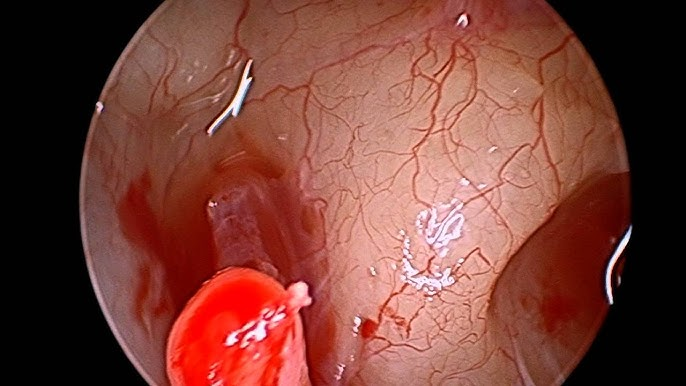
%> input picture your_endoscopic_image.jpg, 686 x 386 px
$ octave starter_script.m   (GNU Octave 9; MATLAB toolbox functions it lacks are replaced by stand-ins)
%> lines starting %> are read from the running program, lines starting %| are printed output that depends on the picture; in (x1, y1, x2, y2) boxes, pixels count from 0 and x2, y2 are one past the last pixel; in counts of white or black regions, pixels touching at a corner belong together; the program's own positions count from 1
% --- HUE EXPANSION SCRIPT ---
%
% This script takes a narrow band of hues from an input image and expands
% them across the entire hue spectrum. Other pixels are desaturated.

% close open windows and clear workspace
clear; close all;

% 1. LOAD THE IMAGE AND CONVERT TO HSV
% ======================================
try
    originalRGB = imread('your_endoscopic_image.jpg'); % Change to your image file
%> originalRGB is the input picture: size 386x686x3 uint8; mean R, G, B 121.4, 65.2, 55.9
catch
    disp('Cannot find image file. Using a sample image instead.');
    originalRGB = imread('peppers.png'); % A good sample image with lots of red
end

originalHSV = rgb2hsv(originalRGB);
%> originalHSV: size 386x686x3 double; mean H, S, V 0.0802, 0.445, 0.476

% Separate the H, S, V channels for easier manipulation
H = originalHSV(:,:,1);
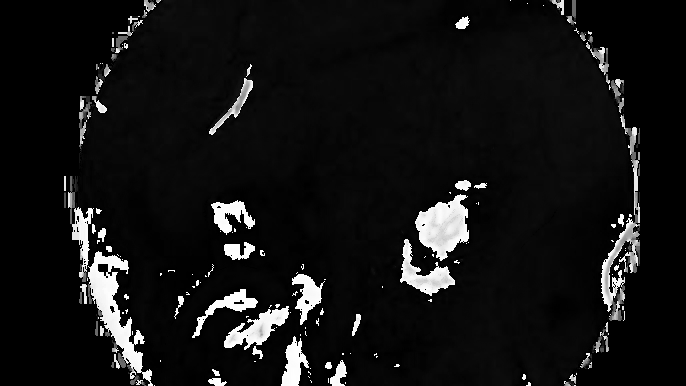
%> H: size 386x686 double; min 0, max 0.999, mean 0.0802
S = originalHSV(:,:,2);
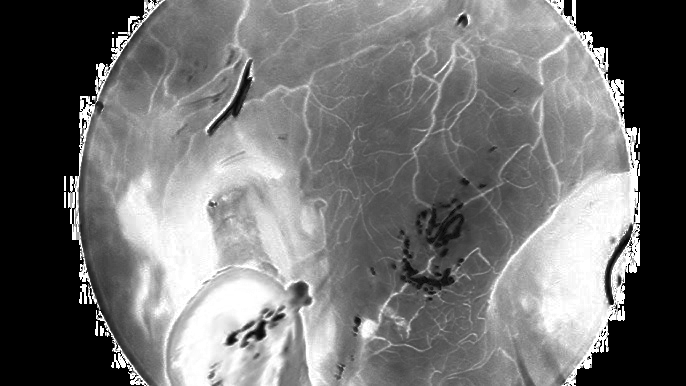
%> S: size 386x686 double; min 0, max 1, mean 0.445
V = originalHSV(:,:,3);
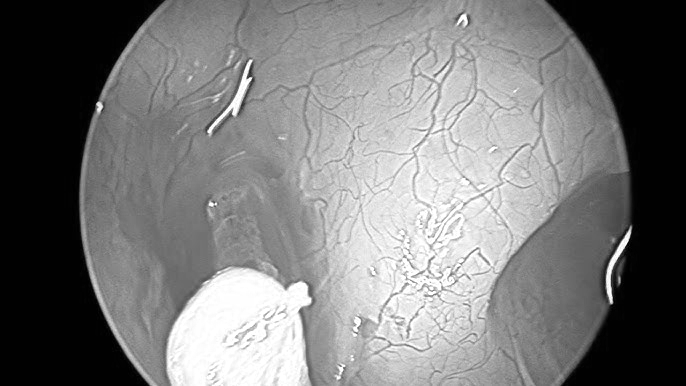
%> V: size 386x686 double; min 0, max 1, mean 0.476

% 2. DEFINE THE TARGET HUE RANGE AND OTHER THRESHOLDS
% ====================================================
% These are the "knobs" you'd want in a GUI for Dr. Snyderman.

% --- Define the Red Range (wraps around 0/1) ---
% Hues are 0-1. Red is at the beginning and end of this range.
hue_center = 0; % 0 corresponds to red
hue_width = 0.1; % We'll capture hues +/- 0.1 from the center

% --- Define minimum saturation/value to be considered ---
% This avoids amplifying noise in near-black or near-white areas.
saturation_threshold = 0.2;
value_threshold = 0.2;

% 3. CREATE THE LOGICAL MASK
% ============================
% Find all pixels that are "red enough" and not too dark/pale.

% Handle the hue wrap-around for red
lower_bound = mod(hue_center - hue_width + 1, 1);
upper_bound = mod(hue_center + hue_width, 1);

if lower_bound > upper_bound
    % This means the range crosses the 0/1 boundary (e.g., 0.9 to 0.1)
    mask = (H >= lower_bound | H <= upper_bound) & ...
           (S >= saturation_threshold) & ...
           (V >= value_threshold);
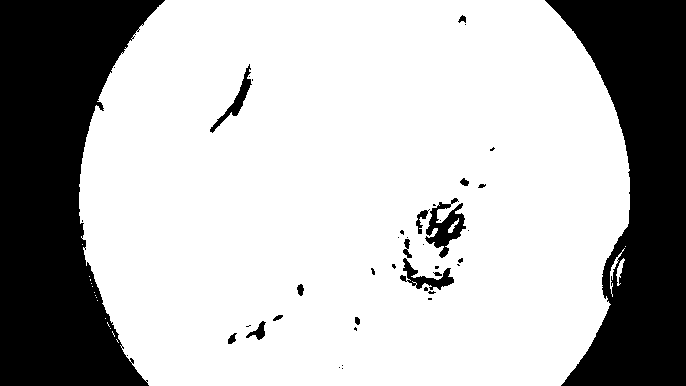
%> mask: size 386x686 logical; 71.6% white; 43 black regions (27 under 20 px), largest, box (x1, y1, x2, y2) and area: (0, 0, 165, 386) 40466, (545, 0, 686, 386) 31601, (425, 198, 466, 258) 1071
else
    % This means the range is contiguous (e.g., 0.4 to 0.6 for green)
    mask = (H >= lower_bound & H <= upper_bound) & ...
           (S >= saturation_threshold) & ...
           (V >= value_threshold);
end


% 4. PROCESS THE PIXELS
% =====================
% Create new H and S channels to hold the modified data
H_new = H;
S_new = S;

% --- A) Handle the pixels OUTSIDE the mask ---
% Desaturate them by setting their saturation to 0.
S_new(~mask) = 0;
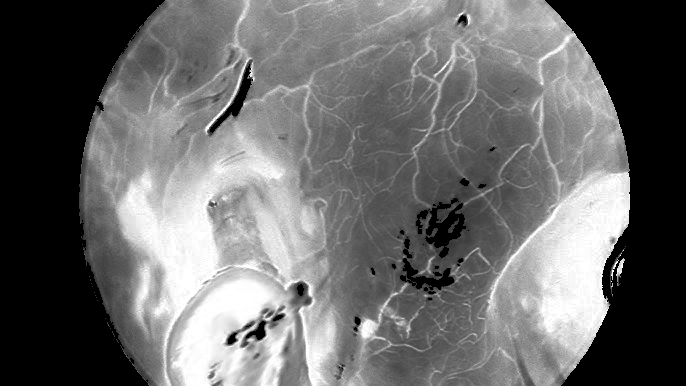
%> S_new: size 386x686 double; 4.46% of pixels changed, all inside (x1, y1, x2, y2) = (64, 0, 640, 386)

% --- B) Handle the pixels INSIDE the mask ---
% Get the hue values of only the target pixels
target_hues = H(mask);

% Remap the hues to expand them across the full 0-1 range.
% This is the core of the "stretching" operation.
% We first need to "unwrap" the hues if they cross the 0 boundary.
if lower_bound > upper_bound
    target_hues(target_hues > 0.5) = target_hues(target_hues > 0.5) - 1;
    min_hue = lower_bound - 1;
    max_hue = upper_bound;
else
    min_hue = lower_bound;
    max_hue = upper_bound;
end

% Perform the linear expansion
expanded_hues = (target_hues - min_hue) / (max_hue - min_hue);
expanded_hues = mod(expanded_hues + 0.5, 1); % <-- ADD THIS LINE

% Place the newly expanded hues back into our new Hue channel
H_new(mask) = expanded_hues;
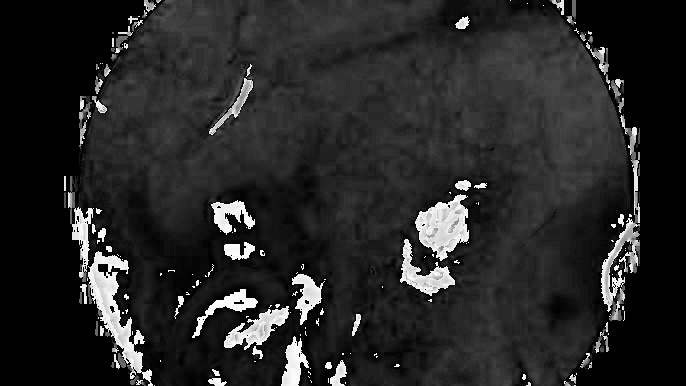
%> H_new: size 386x686 double; min 0, max 0.997, mean 0.154


% 5. RECOMBINE CHANNELS AND CONVERT BACK TO RGB
% ===============================================
processedHSV = cat(3, H_new, S_new, V);
%> processedHSV: size 386x686x3 double; mean H, S, V 0.154, 0.417, 0.476
processedRGB = hsv2rgb(processedHSV);
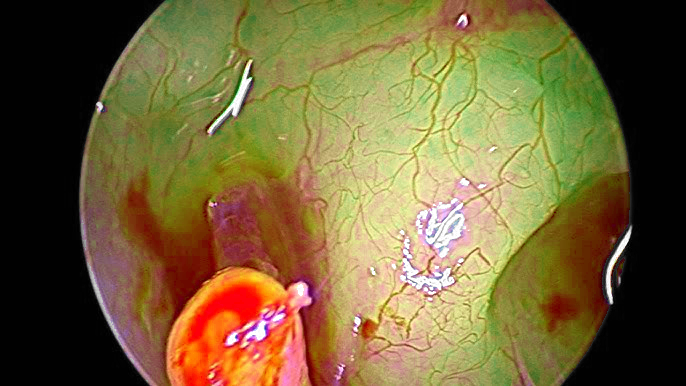
%> processedRGB: size 386x686x3 double; mean R, G, B 0.458, 0.393, 0.224


% 6. DISPLAY THE RESULTS
% ======================
fig = figure('Color', [1 1 1], 'Position', [600 600 1024 384]);
ax1 = subplot(1, 2, 1);
imshow(originalRGB);
title('Original Image');

ax2 = subplot(1, 2, 2);
imshow(processedRGB);
title('Processed: Red Hues Expanded');

% adjust axes properties:
ax1.Position = [0.01 0.01 0.4800 0.95];
ax2.Position = [0.51 0.01 0.4800 0.95];

$ run again, with test-endoscopic-image-01.png saved as your_endoscopic_image.jpg
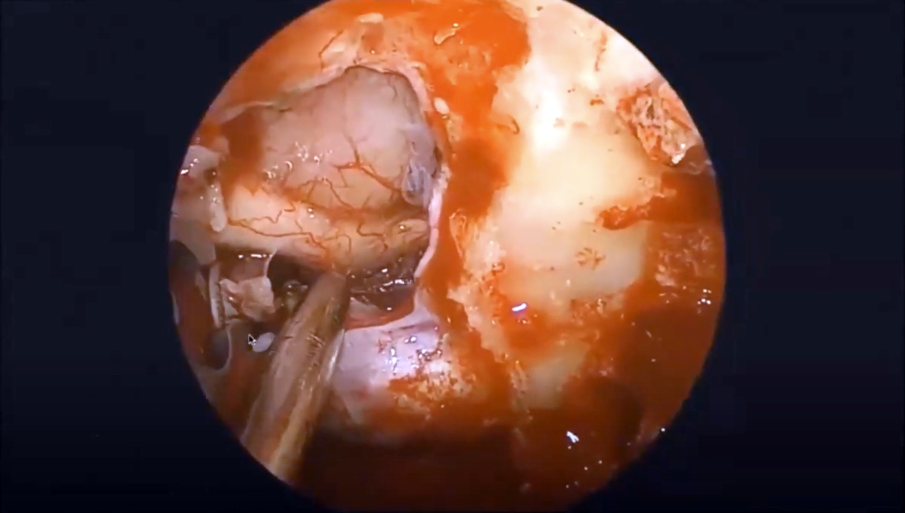
%> input picture test-endoscopic-image-01.png, 1810 x 1026 px (shown at 1/2 size)
%> originalRGB is the input picture: size 1026x1810x3 uint8; mean R, G, B 93.9, 62.5, 55
%> originalHSV: size 1026x1810x3 double; mean H, S, V 0.37, 0.583, 0.399
%> `mask = (H >= lower_bound | H <= upper_bound) & (S >= saturation_thresh..`:
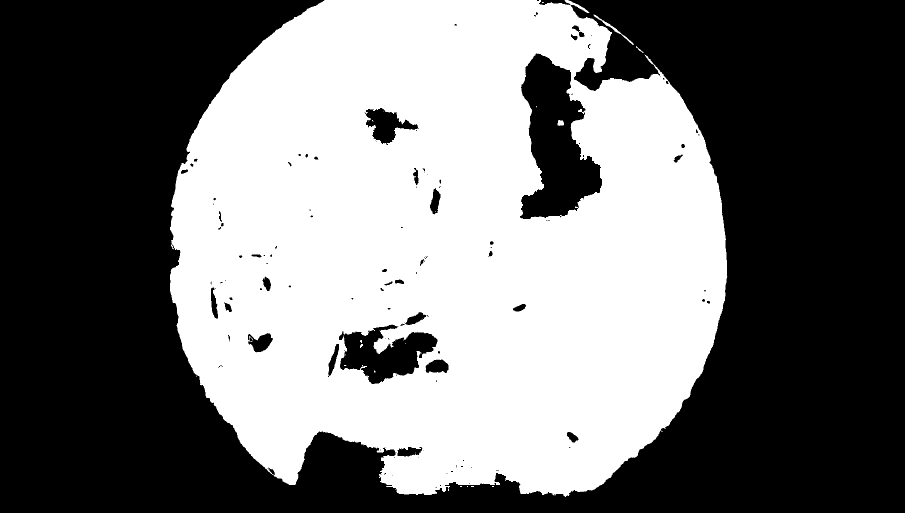
%> mask: size 1026x1810 logical (shown at 1/2 size); 45.6% white; 32 white regions (26 under 20 px), largest, box (x1, y1, x2, y2) and area: (340, 0, 1455, 994) 846209, (1187, 29, 1268, 90) 349, (1115, 240, 1128, 252) 122, (1272, 92, 1287, 106) 40, (722, 732, 734, 736) 32, (720, 688, 726, 696) 31
%> processedHSV: size 1026x1810x3 double; mean H, S, V 0.458, 0.278, 0.399
%> `processedRGB = hsv2rgb(processedHSV);`:
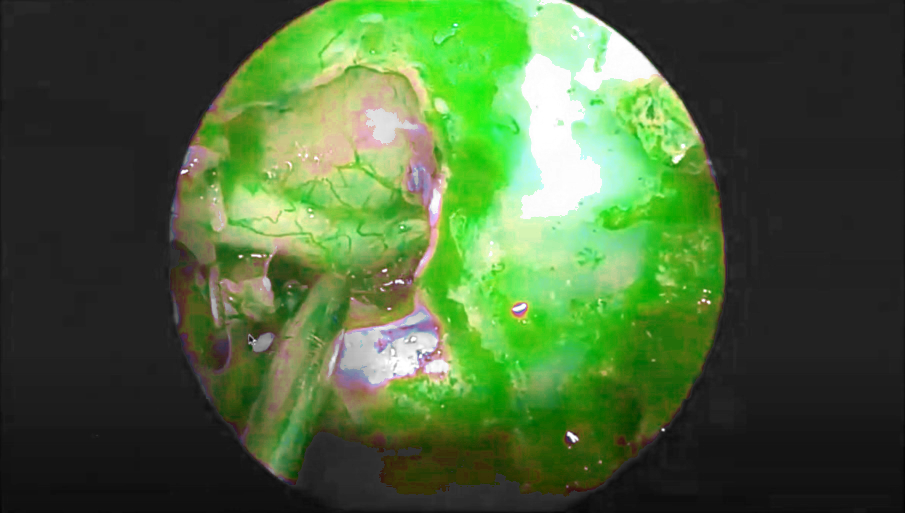
%> processedRGB: size 1026x1810x3 double (shown at 1/2 size); mean R, G, B 0.289, 0.393, 0.227
